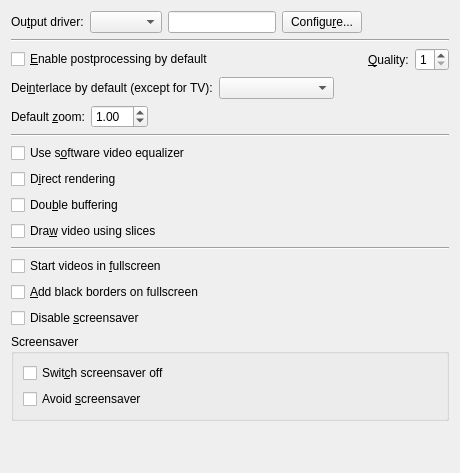
     <widget class="QWidget" name="tab_3" >
      <attribute name="title" >
       <string>&amp;Video</string>
      </attribute>
      <layout class="QVBoxLayout" >
       <item>
        <layout class="QHBoxLayout" >
         <item>
          <widget class="QLabel" name="vo_label" >
           <property name="text" >
            <string>Ou&amp;tput driver:</string>
           </property>
           <property name="wordWrap" >
            <bool>false</bool>
           </property>
           <property name="buddy" >
            <cstring>vo_combo</cstring>
           </property>
          </widget>
         </item>
         <item>
          <widget class="QComboBox" name="vo_combo" >
           <property name="sizePolicy" >
            <sizepolicy vsizetype="Fixed" hsizetype="Preferred" >
             <horstretch>0</horstretch>
             <verstretch>0</verstretch>
            </sizepolicy>
           </property>
           <property name="editable" >
            <bool>false</bool>
           </property>
          </widget>
         </item>
         <item>
          <widget class="QLineEdit" name="vo_user_defined_edit" />
         </item>
         <item>
          <widget class="QPushButton" name="vdpau_button" >
           <property name="text" >
            <string>Configu&amp;re...</string>
           </property>
          </widget>
         </item>
         <item>
          <spacer>
           <property name="orientation" >
            <enum>Qt::Horizontal</enum>
           </property>
           <property name="sizeHint" >
            <size>
             <width>81</width>
             <height>20</height>
            </size>
           </property>
          </spacer>
         </item>
        </layout>
       </item>
       <item>
        <widget class="Line" name="line_5" >
         <property name="sizePolicy" >
          <sizepolicy vsizetype="Fixed" hsizetype="Expanding" >
           <horstretch>0</horstretch>
           <verstretch>0</verstretch>
          </sizepolicy>
         </property>
         <property name="orientation" >
          <enum>Qt::Horizontal</enum>
         </property>
        </widget>
       </item>
       <item>
        <layout class="QHBoxLayout" >
         <property name="spacing" >
          <number>6</number>
         </property>
         <property name="leftMargin" >
          <number>0</number>
         </property>
         <property name="topMargin" >
          <number>0</number>
         </property>
         <property name="rightMargin" >
          <number>0</number>
         </property>
         <property name="bottomMargin" >
          <number>0</number>
         </property>
         <item>
          <widget class="QCheckBox" name="postprocessing_check" >
           <property name="text" >
            <string>&amp;Enable postprocessing by default</string>
           </property>
          </widget>
         </item>
         <item>
          <spacer>
           <property name="orientation" >
            <enum>Qt::Horizontal</enum>
           </property>
           <property name="sizeHint" >
            <size>
             <width>20</width>
             <height>20</height>
            </size>
           </property>
          </spacer>
         </item>
         <item>
          <widget class="QLabel" name="textLabel1_5" >
           <property name="text" >
            <string>&amp;Quality:</string>
           </property>
           <property name="wordWrap" >
            <bool>false</bool>
           </property>
           <property name="buddy" >
            <cstring>autoq_spin</cstring>
           </property>
          </widget>
         </item>
         <item>
          <widget class="QSpinBox" name="autoq_spin" >
           <property name="minimum" >
            <number>1</number>
           </property>
           <property name="maximum" >
            <number>6</number>
           </property>
          </widget>
         </item>
        </layout>
       </item>
       <item>
        <layout class="QHBoxLayout" >
         <property name="spacing" >
          <number>6</number>
         </property>
         <property name="leftMargin" >
          <number>0</number>
         </property>
         <property name="topMargin" >
          <number>0</number>
         </property>
         <property name="rightMargin" >
          <number>0</number>
         </property>
         <property name="bottomMargin" >
          <number>0</number>
         </property>
         <item>
          <widget class="QLabel" name="label_7" >
           <property name="text" >
            <string>Dei&amp;nterlace by default (except for TV):</string>
           </property>
           <property name="buddy" >
            <cstring>deinterlace_combo</cstring>
           </property>
          </widget>
         </item>
         <item>
          <widget class="QComboBox" name="deinterlace_combo" >
           <property name="sizePolicy" >
            <sizepolicy vsizetype="Fixed" hsizetype="Expanding" >
             <horstretch>0</horstretch>
             <verstretch>0</verstretch>
            </sizepolicy>
           </property>
          </widget>
         </item>
         <item>
          <spacer>
           <property name="orientation" >
            <enum>Qt::Horizontal</enum>
           </property>
           <property name="sizeHint" >
            <size>
             <width>40</width>
             <height>20</height>
            </size>
           </property>
          </spacer>
         </item>
        </layout>
       </item>
       <item>
        <layout class="QHBoxLayout" >
         <item>
          <widget class="QLabel" name="label_8" >
           <property name="text" >
            <string>Default &amp;zoom:</string>
           </property>
           <property name="buddy" >
            <cstring>zoom_spin</cstring>
           </property>
          </widget>
         </item>
         <item>
          <widget class="QDoubleSpinBox" name="zoom_spin" >
           <property name="minimum" >
            <double>0.500000000000000</double>
           </property>
           <property name="maximum" >
            <double>10.000000000000000</double>
           </property>
           <property name="singleStep" >
            <double>0.100000000000000</double>
           </property>
           <property name="value" >
            <double>1.000000000000000</double>
           </property>
          </widget>
         </item>
         <item>
          <spacer>
           <property name="orientation" >
            <enum>Qt::Horizontal</enum>
           </property>
           <property name="sizeHint" >
            <size>
             <width>40</width>
             <height>20</height>
            </size>
           </property>
          </spacer>
         </item>
        </layout>
       </item>
       <item>
        <widget class="Line" name="line_4" >
         <property name="sizePolicy" >
          <sizepolicy vsizetype="Fixed" hsizetype="Expanding" >
           <horstretch>0</horstretch>
           <verstretch>0</verstretch>
          </sizepolicy>
         </property>
         <property name="orientation" >
          <enum>Qt::Horizontal</enum>
         </property>
        </widget>
       </item>
       <item>
        <widget class="QCheckBox" name="eq2_check" >
         <property name="text" >
          <string>Use s&amp;oftware video equalizer</string>
         </property>
        </widget>
       </item>
       <item>
        <widget class="QCheckBox" name="direct_rendering_check" >
         <property name="text" >
          <string>D&amp;irect rendering</string>
         </property>
        </widget>
       </item>
       <item>
        <widget class="QCheckBox" name="double_buffer_check" >
         <property name="text" >
          <string>Dou&amp;ble buffering</string>
         </property>
        </widget>
       </item>
       <item>
        <widget class="QCheckBox" name="use_slices_check" >
         <property name="text" >
          <string>Dra&amp;w video using slices</string>
         </property>
        </widget>
       </item>
       <item>
        <widget class="Line" name="line_3" >
         <property name="sizePolicy" >
          <sizepolicy vsizetype="Fixed" hsizetype="Expanding" >
           <horstretch>0</horstretch>
           <verstretch>0</verstretch>
          </sizepolicy>
         </property>
         <property name="orientation" >
          <enum>Qt::Horizontal</enum>
         </property>
        </widget>
       </item>
       <item>
        <widget class="QCheckBox" name="start_fullscreen_check" >
         <property name="text" >
          <string>Start videos in &amp;fullscreen</string>
         </property>
        </widget>
       </item>
       <item>
        <widget class="QCheckBox" name="blackborders_on_fs_check" >
         <property name="text" >
          <string>&amp;Add black borders on fullscreen</string>
         </property>
        </widget>
       </item>
       <item>
        <widget class="QCheckBox" name="screensaver_check" >
         <property name="text" >
          <string>Disable &amp;screensaver</string>
         </property>
        </widget>
       </item>
       <item>
        <widget class="QGroupBox" name="screensaver_group" >
         <property name="title" >
          <string>Screensaver</string>
         </property>
         <layout class="QVBoxLayout" >
          <item>
           <widget class="QCheckBox" name="turn_screensaver_off_check" >
            <property name="text" >
             <string>Swit&amp;ch screensaver off</string>
            </property>
           </widget>
          </item>
          <item>
           <widget class="QCheckBox" name="avoid_screensaver_check" >
            <property name="text" >
             <string>Avoid &amp;screensaver</string>
            </property>
           </widget>
          </item>
         </layout>
        </widget>
       </item>
       <item>
        <spacer>
         <property name="orientation" >
          <enum>Qt::Vertical</enum>
         </property>
         <property name="sizeHint" >
          <size>
           <width>438</width>
           <height>41</height>
          </size>
         </property>
        </spacer>
       </item>
      </layout>
     </widget>
